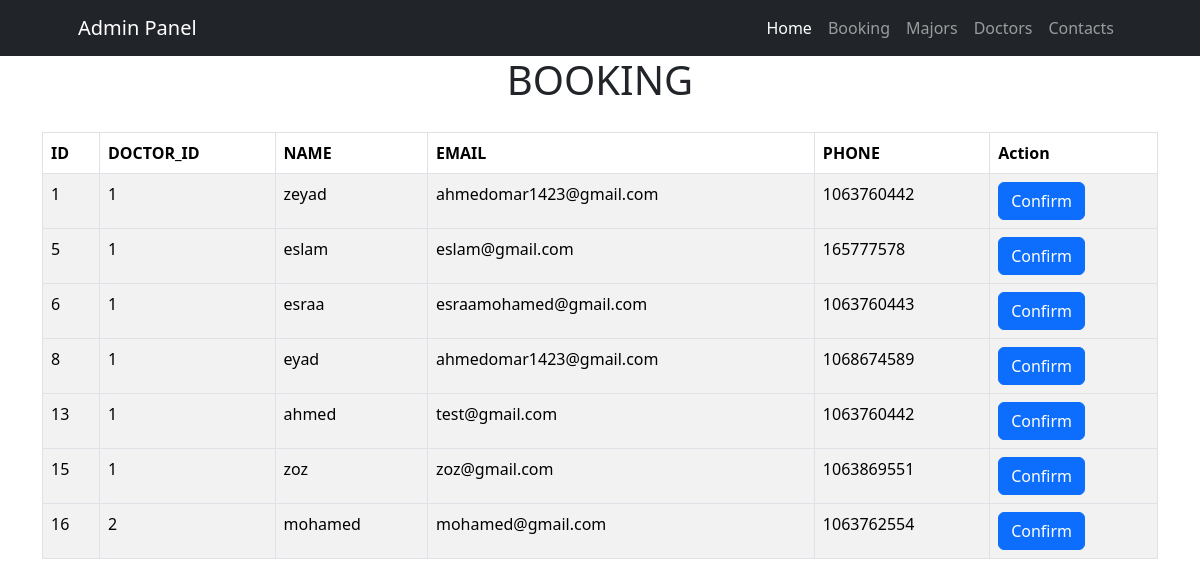
Page /admin/booking.php on the committed database.
### tables this page shows
CREATE TABLE `booking` (
  `id` int NOT NULL,
  `doctor_id` int NOT NULL,
  `name` varchar(255) DEFAULT NULL,
  `email` varchar(255) DEFAULT NULL,
  `phone` int NOT NULL,
  `created_at` datetime DEFAULT CURRENT_TIMESTAMP
);

### clinic/handlers.php (called while the page is built, shortened)
<?php
class DB
{
    public $connection;
    public function __construct()
    {
        try {
            $this->connection = new PDO("mysql:host=localhost;dbname=php_clinic" ,"root","");
            $this->connection->setAttribute(PDO::ATTR_DEFAULT_FETCH_MODE, PDO::FETCH_ASSOC);
        } catch (Throwable $e) {
            die($e->getMessage());
        }
    }
    public function getData($table, $columns = "*", $condition = true)
    {
        $query = "SELECT $columns FROM $table WHERE $condition";
        $data = $this->connection->query($query);
        return $data->fetchAll();
    }
}

### admin/booking.php (the view, shortened to what this page needs)
<?php require_once'./inc/navbar.php'; ?>
<!DOCTYPE html>
<html lang="en">
<head>
    <link rel="stylesheet" href="css/all.min.css">
    <link rel="stylesheet" href="css/bootstrap.min.css">
</head>
<body>
    <div class="container">
        <h1 class="page-header text-center">BOOKING</h1>
        <div class="row">
        <?php
            $booking=new DB();
            $data=$booking->getData('booking');
        ?>
        <div class="col-12">
            <table class="table table-bordered table-striped" style="margin-top:20px;">
                <thead>
                    <th>ID</th>
                    <th>DOCTOR_ID</th>
                    <th>NAME</th>
                    <th>EMAIL</th>
                    <th>PHONE</th>
                    <th>Action</th>
                </thead>
                <?php foreach($data as $k => $v) : ?>
                <tbody>
                    <tr>
                        <td><?php echo $v['id']; ?></td>
                        <td><?php echo $v['doctor_id']; ?></td>
                        <td><?php echo $v['name']; ?></td>
                        <td><?php echo $v['email']; ?></td>
                        <td><?php echo $v['phone']; ?></td>
                        <td><a href="deleteBook.php?id=<?php echo $v['id'];?>" class="btn btn-primary">Confirm</a></td>
                    </tr>
                </tbody>
                <?php endforeach; ?>
            </table>
        </div>
    </div>
    </div>
</body>
</html>

### admin/inc/navbar.php (shortened to what this page needs)
<?php require_once '../clinic/handlers.php'; ?>
<!DOCTYPE html>
<html lang="en">
    <head>
        <link href="css/styles.css" rel="stylesheet" />
    </head>
    <body>
        <nav class="navbar navbar-expand-lg navbar-dark bg-dark">
            <div class="container px-5">
                <a class="navbar-brand" href="#!">Admin Panel</a>
                <div class="collapse navbar-collapse" id="navbarSupportedContent">
                    <ul class="navbar-nav ms-auto mb-2 mb-lg-0">
                        <li class="nav-item"><a class="nav-link active" aria-current="page" href="./index.php">Home</a></li>
                        <li class="nav-item"><a class="nav-link" href="./booking.php">Booking</a></li>
                        <li class="nav-item"><a class="nav-link" href="./majors.php">Majors</a></li>
                        <li class="nav-item"><a class="nav-link" href="./doctors.php">Doctors</a></li>
                        <li class="nav-item"><a class="nav-link" href="./contacts.php">Contacts</a></li>
                    </ul>
                </div>
            </div>
        </nav>

### rows in the picture
booking: id "1", doctor "1", name "zeyad", email "ahmedomar1423@gmail.com", phone "1063760442"
booking: id "5", doctor "1", name "eslam", email "eslam@gmail.com", phone "165777578"
booking: id "6", doctor "1", name "esraa", email "esraamohamed@gmail.com", phone "1063760443"
booking: id "8", doctor "1", name "eyad", email "ahmedomar1423@gmail.com", phone "1068674589"
booking: id "13", doctor "1", name "ahmed", email "test@gmail.com", phone "1063760442"
booking: id "15", doctor "1", name "zoz", email "zoz@gmail.com", phone "1063869551"
booking: id "16", doctor "2", name "mohamed", email "mohamed@gmail.com", phone "1063762554"
